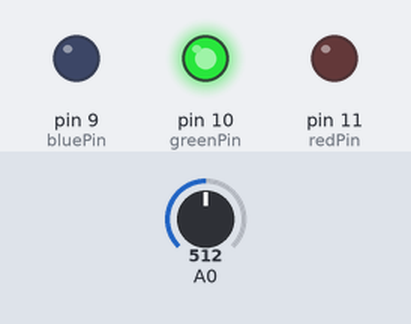
The sketch below on a simulated Arduino Uno, built with avr-gcc and run on an emulated ATmega328P. Parts: output pins drawn as LEDs (lit = HIGH). Inputs (shaded band) come from the test bench; at power-on: A0 = 512.

Above: at 1.2 s.
1.3 s: A0 set to 424
2.8 s: A0 set to 402
At 4.0 s:
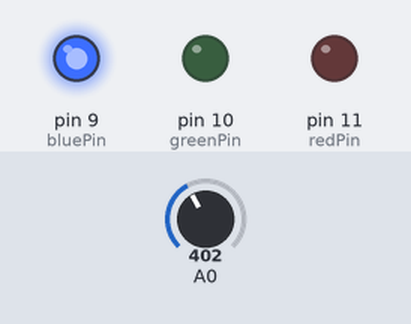
4.3 s: A0 set to 511
At 5.3 s:
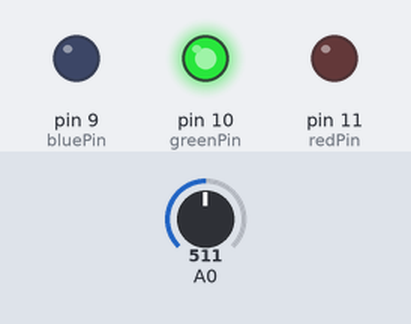
5.8 s: A0 set to 306
At 6.4 s:
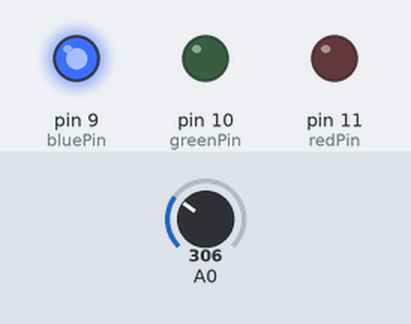
Timing chart, 0 to 8.3 s (numbered marks = the images above; inputs shaded):
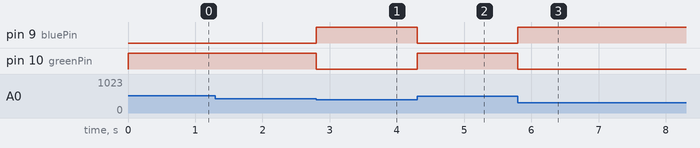

The sketch:

TempLED.ino
```cpp
/*
 * LED works in conjunction with temputature sensor to change color based on surrounding head
 peepee*/

// tempPin = A0
int redPin = 11;
int greenPin = 10;
int bluePin = 9;
double tempValue = 0;

void setup() {
  // put your setup code here, to run once:
  Serial.begin(9600);

  pinMode(redPin, OUTPUT);
  pinMode(greenPin, OUTPUT);
  pinMode(bluePin, OUTPUT);
  pinMode(A0, INPUT);
}

void loop() {
  // put your main code here, to run repeatedly:
  double reading = analogRead(A0) * 5.0;
  tempValue = (reading/ 1024);

  changeLED(tempValue);
}

void changeLED(double value){
   // cold temp == blue light
  if(value >= 0.0 && value <= 2){
    digitalWrite(redPin, LOW);
    digitalWrite(greenPin, LOW);
    digitalWrite(bluePin, HIGH);
  }

  //mid temp == green light
  if(value >= 2.1 && value <= 4){
    digitalWrite(redPin, LOW);
    digitalWrite(greenPin, HIGH);
    digitalWrite(bluePin, LOW);
  }

  //high temp = red light
  if(value >= 4.1 && value <= 5){
    digitalWrite(redPin, LOW);
    digitalWrite(greenPin, LOW);
    digitalWrite(bluePin, HIGH);
  }
}
```

Measured:
- the behaviour switches between 410 and 409 on A0 (found by bisection; images 0 and 1)
- after the input at 1.3 s, every drawn part: stays the same
- after the input at 2.8 s, pin 9 (bluePin): LOW → HIGH at once; pin 10 (greenPin): HIGH → LOW at once
- after the input at 4.3 s, pin 9 (bluePin): HIGH → LOW at once; pin 10 (greenPin): LOW → HIGH at once
- after the input at 5.8 s, pin 9 (bluePin): LOW → HIGH at once; pin 10 (greenPin): HIGH → LOW at once
